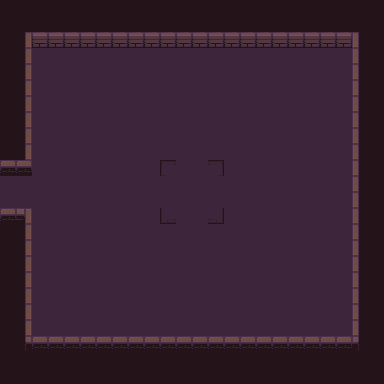

A 2D game scene composited from a Tiled map and its tileset images. What follows is a short description and the map's XML, with every tile layer's data as written:
An orthogonal 24x24 tile map with 16x16 px tiles, 3 tile layers (background, road, wall), 1 hidden layer not drawn and 1 object.

<map version="1.10" tiledversion="1.10.1" orientation="orthogonal" renderorder="right-down" width="24" height="24" tilewidth="16" tileheight="16" infinite="0" nextlayerid="6" nextobjectid="2">
 <tileset firstgid="1" source="Dungeon_Tileset.tsx" />
 <layer id="1" name="background" width="24" height="24">
  <data encoding="csv">
79,79,79,79,79,79,79,79,79,79,79,79,79,79,79,79,79,79,79,79,79,79,79,79,
79,79,79,79,79,79,79,79,79,79,79,79,79,79,79,79,79,79,79,79,79,79,79,79,
79,79,79,79,79,79,79,79,79,79,79,79,79,79,79,79,79,79,79,79,79,79,79,79,
79,79,79,79,79,79,79,79,79,79,79,79,79,79,79,79,79,79,79,79,79,79,79,79,
79,79,79,79,79,79,79,79,79,79,79,79,79,79,79,79,79,79,79,79,79,79,79,79,
79,79,79,79,79,79,79,79,79,79,79,79,79,79,79,79,79,79,79,79,79,79,79,79,
79,79,79,79,79,79,79,79,79,79,79,79,79,79,79,79,79,79,79,79,79,79,79,79,
79,79,79,79,79,79,79,79,79,79,79,79,79,79,79,79,79,79,79,79,79,79,79,79,
79,79,79,79,79,79,79,79,79,79,79,79,79,79,79,79,79,79,79,79,79,79,79,79,
79,79,79,79,79,79,79,79,79,79,79,79,79,79,79,79,79,79,79,79,79,79,79,79,
79,79,79,79,79,79,79,79,79,79,79,79,79,79,79,79,79,79,79,79,79,79,79,79,
79,79,79,79,79,79,79,79,79,79,79,79,79,79,79,79,79,79,79,79,79,79,79,79,
79,79,79,79,79,79,79,79,79,79,79,79,79,79,79,79,79,79,79,79,79,79,79,79,
79,79,79,79,79,79,79,79,79,79,79,79,79,79,79,79,79,79,79,79,79,79,79,79,
79,79,79,79,79,79,79,79,79,79,79,79,79,79,79,79,79,79,79,79,79,79,79,79,
79,79,79,79,79,79,79,79,79,79,79,79,79,79,79,79,79,79,79,79,79,79,79,79,
79,79,79,79,79,79,79,79,79,79,79,79,79,79,79,79,79,79,79,79,79,79,79,79,
79,79,79,79,79,79,79,79,79,79,79,79,79,79,79,79,79,79,79,79,79,79,79,79,
79,79,79,79,79,79,79,79,79,79,79,79,79,79,79,79,79,79,79,79,79,79,79,79,
79,79,79,79,79,79,79,79,79,79,79,79,79,79,79,79,79,79,79,79,79,79,79,79,
79,79,79,79,79,79,79,79,79,79,79,79,79,79,79,79,79,79,79,79,79,79,79,79,
79,79,79,79,79,79,79,79,79,79,79,79,79,79,79,79,79,79,79,79,79,79,79,79,
79,79,79,79,79,79,79,79,79,79,79,79,79,79,79,79,79,79,79,79,79,79,79,79,
79,79,79,79,79,79,79,79,79,79,79,79,79,79,79,79,79,79,79,79,79,79,79,79
</data>
 </layer>
 <layer id="2" name="road" width="24" height="24">
  <data encoding="csv">
0,0,0,0,0,0,0,0,0,0,0,0,0,0,0,0,0,0,0,0,0,0,0,0,
0,0,0,0,0,0,0,0,0,0,0,0,0,0,0,0,0,0,0,0,0,0,0,0,
0,0,0,0,0,0,0,0,0,0,0,0,0,0,0,0,0,0,0,0,0,0,0,0,
0,0,24,24,24,24,24,24,24,24,24,24,24,24,24,24,24,24,24,24,24,24,0,0,
0,0,24,24,24,24,24,24,24,24,24,24,24,24,24,24,24,24,24,24,24,24,0,0,
0,0,24,24,24,24,24,24,24,24,24,24,24,24,24,24,24,24,24,24,24,24,0,0,
0,0,24,24,24,24,24,24,24,24,24,24,24,24,24,24,24,24,24,24,24,24,0,0,
0,0,24,24,24,24,24,24,24,24,24,24,24,24,24,24,24,24,24,24,24,24,0,0,
0,0,24,24,24,24,24,24,24,24,24,24,24,24,24,24,24,24,24,24,24,24,0,0,
0,0,24,24,24,24,24,24,24,24,24,24,24,24,24,24,24,24,24,24,24,24,0,0,
0,0,24,24,24,24,24,24,24,24,12,24,24,15,24,24,24,24,24,24,24,24,0,0,
24,24,24,24,24,19,19,19,19,19,24,24,24,24,19,19,19,19,24,24,24,24,0,0,
24,24,24,24,24,19,19,19,19,19,24,24,24,24,19,19,19,19,19,24,24,24,0,0,
0,0,24,24,24,24,24,24,24,24,32,24,24,35,24,24,24,24,24,24,24,24,0,0,
0,0,24,24,24,24,24,24,24,24,24,19,19,24,24,24,24,24,24,24,24,24,0,0,
0,0,24,24,24,24,24,24,24,24,24,19,19,24,24,24,24,24,24,24,24,24,0,0,
0,0,24,24,24,24,24,24,24,24,24,19,19,24,24,24,24,24,24,24,24,24,0,0,
0,0,24,24,24,24,24,24,24,24,24,19,19,24,24,24,24,24,24,24,24,24,0,0,
0,0,24,24,24,24,24,24,24,24,24,19,19,24,24,24,24,24,24,24,24,24,0,0,
0,0,24,24,24,24,24,24,24,24,24,24,24,24,24,24,24,24,24,24,24,24,0,0,
0,0,24,24,24,24,24,24,24,24,24,24,24,24,24,24,24,24,24,24,24,24,0,0,
0,0,0,0,0,0,0,0,0,0,0,0,0,0,0,0,0,0,0,0,0,0,0,0,
0,0,0,0,0,0,0,0,0,0,0,0,0,0,0,0,0,0,0,0,0,0,0,0,
0,0,0,0,0,0,0,0,0,0,0,0,0,0,0,0,0,0,0,0,0,0,0,0
</data>
 </layer>
 <layer id="3" name="wall" width="24" height="24">
  <data encoding="csv">
0,0,0,0,0,0,0,0,0,0,0,0,0,0,0,0,0,0,0,0,0,0,0,0,
0,0,0,0,0,0,0,0,0,0,0,0,0,0,0,0,0,0,0,0,0,0,0,0,
0,11,2,2,2,2,2,2,2,2,2,2,2,2,2,2,2,2,2,2,2,2,16,0,
0,11,0,0,0,0,0,0,0,0,0,0,0,0,0,0,0,0,0,0,0,0,16,0,
0,11,0,0,0,0,0,0,0,0,0,0,0,0,0,0,0,0,0,0,0,0,16,0,
0,11,0,0,0,0,0,0,0,0,0,0,0,0,0,0,0,0,0,0,0,0,16,0,
0,11,0,0,0,0,0,0,0,0,0,0,0,0,0,0,0,0,0,0,0,0,16,0,
0,11,0,0,0,0,0,0,0,0,0,0,0,0,0,0,0,0,0,0,0,0,16,0,
0,11,0,0,0,0,0,0,0,0,0,0,0,0,0,0,0,0,0,0,0,0,16,0,
0,11,0,0,0,0,0,0,0,0,0,0,0,0,0,0,0,0,0,0,0,0,16,0,
42,42,0,0,0,0,0,0,0,0,0,0,0,0,0,0,0,0,0,0,0,0,16,0,
0,0,0,0,0,0,0,0,0,0,0,0,0,0,0,0,0,0,0,0,0,0,16,0,
0,0,0,0,0,0,0,0,0,0,0,0,0,0,0,0,0,0,0,0,0,0,16,0,
42,54,0,0,0,0,0,0,0,0,0,0,0,0,0,0,0,0,0,0,0,0,16,0,
0,11,0,0,0,0,0,0,0,0,0,0,0,0,0,0,0,0,0,0,0,0,16,0,
0,11,0,0,0,0,0,0,0,0,0,0,0,0,0,0,0,0,0,0,0,0,16,0,
0,11,0,0,0,0,0,0,0,0,0,0,0,0,0,0,0,0,0,0,0,0,16,0,
0,11,0,0,0,0,0,0,0,0,0,0,0,0,0,0,0,0,0,0,0,0,16,0,
0,11,0,0,0,0,0,0,0,0,0,0,0,0,0,0,0,0,0,0,0,0,16,0,
0,11,0,0,0,0,0,0,0,0,0,0,0,0,0,0,0,0,0,0,0,0,16,0,
0,11,0,0,0,0,0,0,0,0,0,0,0,0,0,0,0,0,0,0,0,0,16,0,
0,41,42,42,42,42,42,42,42,42,42,42,42,42,42,42,42,42,42,42,42,42,46,0,
0,0,0,0,0,0,0,0,0,0,0,0,0,0,0,0,0,0,0,0,0,0,0,0,
0,0,0,0,0,0,0,0,0,0,0,0,0,0,0,0,0,0,0,0,0,0,0,0
</data>
 </layer>
 <objectgroup id="5" name="object_layer">
  <object id="1" gid="24" x="177.337" y="192.791" width="16" height="16">
   <properties>
    <property name="npc" type="bool" value="true" />
    <property name="npc_id" type="int" value="10002" />
   </properties>
  </object>
 </objectgroup>
 <layer id="4" name="smog" width="24" height="24" visible="0">
  <data encoding="csv">
79,79,79,79,79,79,79,79,79,79,79,79,79,79,79,79,79,79,79,79,79,79,79,79,
79,79,79,79,79,79,79,79,79,79,79,79,79,79,79,79,79,79,79,79,79,79,79,79,
79,79,79,79,79,79,79,79,79,79,79,79,79,79,79,79,79,79,79,79,79,79,79,79,
79,79,79,79,79,79,79,79,79,79,79,79,79,79,79,79,79,79,79,79,79,79,79,79,
79,79,79,79,79,79,79,79,79,79,79,79,79,79,79,79,79,79,79,79,79,79,79,79,
79,79,79,79,79,79,79,79,79,79,79,79,79,79,79,79,79,79,79,79,79,79,79,79,
79,79,79,79,79,79,79,79,79,79,79,79,79,79,79,79,79,79,79,79,79,79,79,79,
79,79,79,79,79,79,79,79,79,79,79,79,79,79,79,79,79,79,79,79,79,79,79,79,
79,79,79,79,79,79,79,79,79,79,79,79,79,79,79,79,79,79,79,79,79,79,79,79,
79,79,79,79,79,79,79,79,79,79,79,79,79,79,79,79,79,79,79,79,79,79,79,79,
79,79,79,79,79,79,79,79,79,79,79,79,79,79,79,79,79,79,79,79,79,79,79,79,
79,79,79,79,79,79,79,79,79,79,79,79,79,79,79,79,79,79,79,79,79,79,79,79,
79,79,79,79,79,79,79,79,79,79,79,79,79,79,79,79,79,79,79,79,79,79,79,79,
79,79,79,79,79,79,79,79,79,79,79,79,79,79,79,79,79,79,79,79,79,79,79,79,
79,79,79,79,79,79,79,79,79,79,79,79,79,79,79,79,79,79,79,79,79,79,79,79,
79,79,79,79,79,79,79,79,79,79,79,79,79,79,79,79,79,79,79,79,79,79,79,79,
79,79,79,79,79,79,79,79,79,79,79,79,79,79,79,79,79,79,79,79,79,79,79,79,
79,79,79,79,79,79,79,79,79,79,79,79,79,79,79,79,79,79,79,79,79,79,79,79,
79,79,79,79,79,79,79,79,79,79,79,79,79,79,79,79,79,79,79,79,79,79,79,79,
79,79,79,79,79,79,79,79,79,79,79,79,79,79,79,79,79,79,79,79,79,79,79,79,
79,79,79,79,79,79,79,79,79,79,79,79,79,79,79,79,79,79,79,79,79,79,79,79,
79,79,79,79,79,79,79,79,79,79,79,79,79,79,79,79,79,79,79,79,79,79,79,79,
79,79,79,79,79,79,79,79,79,79,79,79,79,79,79,79,79,79,79,79,79,79,79,79,
79,79,79,79,79,79,79,79,79,79,79,79,79,79,79,79,79,79,79,79,79,79,79,79
</data>
 </layer>
</map>
